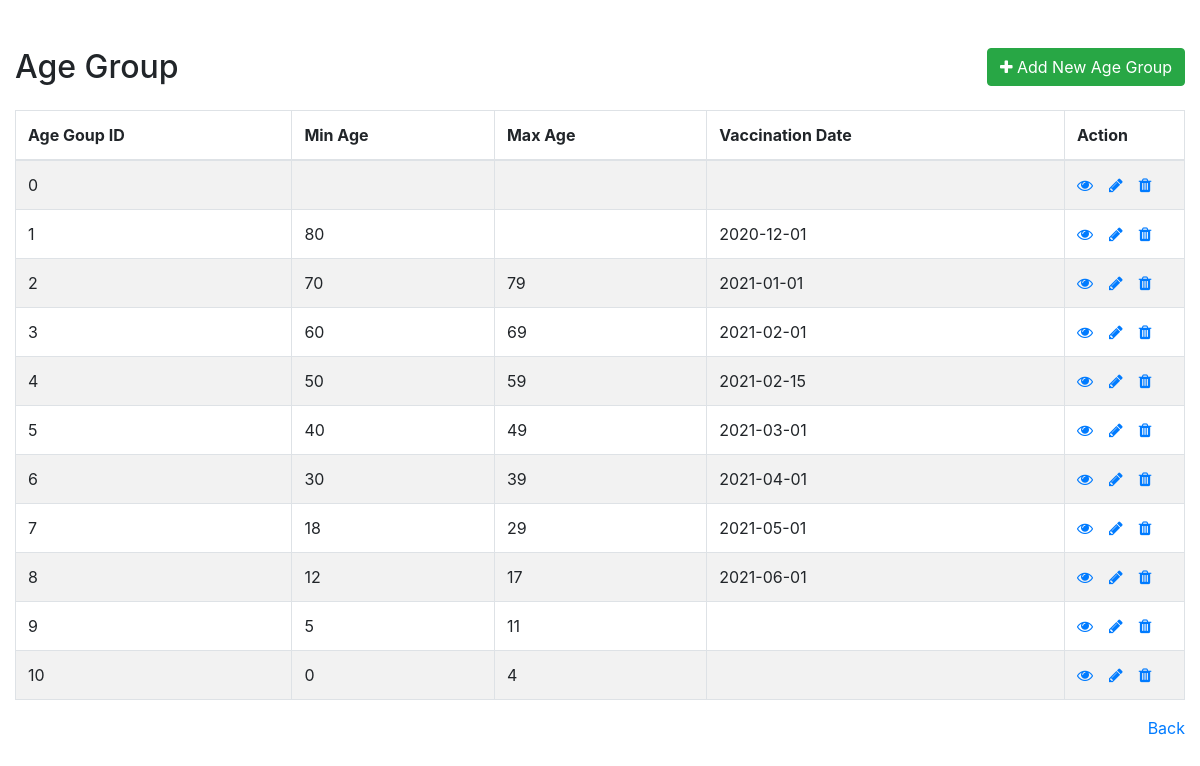
/php/age_group/age_group.php, run on an earlier commit of the app's database.
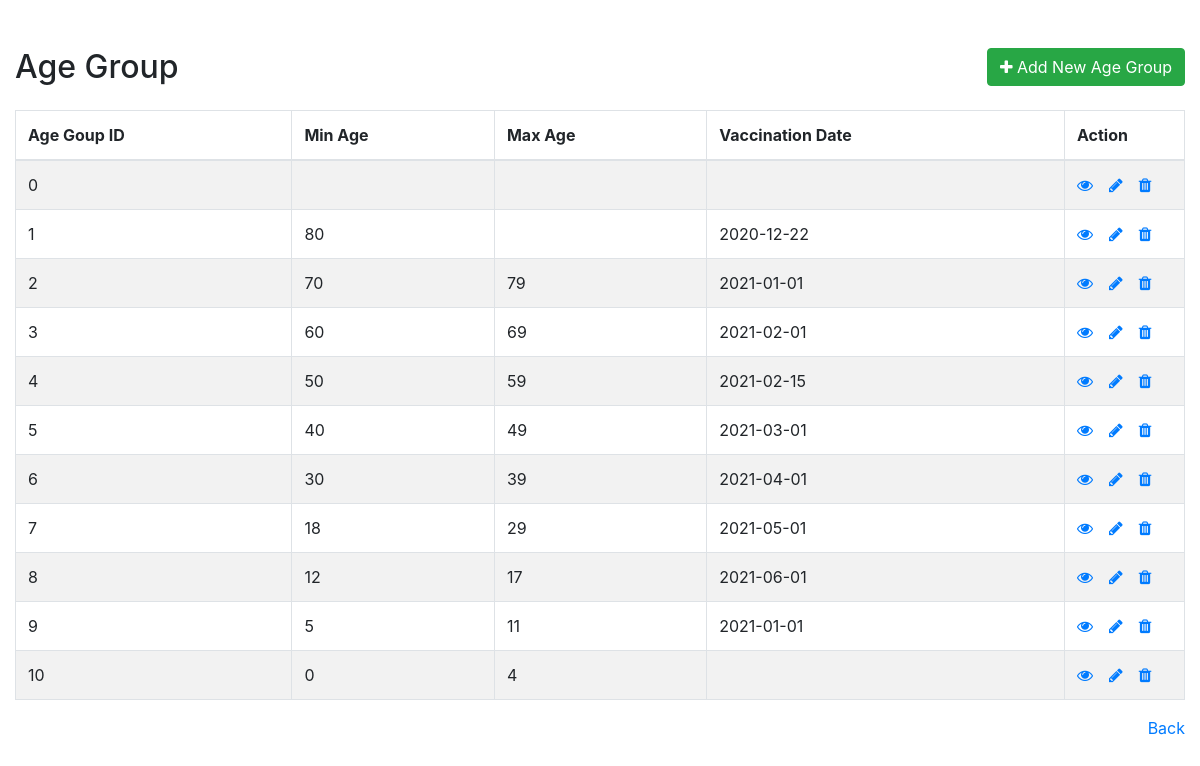
And on a later commit of the database.
### tables this page shows
CREATE TABLE `age_group` (
  `age_group_id` int NOT NULL COMMENT 'primary key',
  `vaccination_date` date DEFAULT NULL COMMENT 'date available for vaccination',
  `min_age` mediumint DEFAULT NULL COMMENT 'minimum age in the group (inclusive)',
  `max_age` mediumint DEFAULT NULL COMMENT 'maximum age in the group (inclusive)',
  PRIMARY KEY (`age_group_id`)
);

### php/age_group/age_group.php (the view, shortened to what this page needs)
<!DOCTYPE html>
<html lang="en">
<head>
    <link rel="stylesheet" href="https://maxcdn.bootstrapcdn.com/font-awesome/4.7.0/css/font-awesome.min.css">
    <link rel="stylesheet" href="https://cdn.jsdelivr.net/npm/bootstrap@4.6.1/dist/css/bootstrap.min.css">
</head>
<body>
    <div class="wrapper">
        <div class="container-fluid">
            <div class="row">
                <div class="col-md-12">
                    <div class="mt-5 mb-3 clearfix">
                        <h2 class="pull-left">Age Group</h2>
                        <a href="create.php" class="btn btn-success pull-right"><i class="fa fa-plus"></i> Add New Age Group</a>
                    </div>
                    <?php
                    $link = connect();
                    $sql = "SELECT * FROM age_group ORDER BY age_group_id ASC";
                    if ($result = mysqli_query($link, $sql)) {
                        if (mysqli_num_rows($result) > 0) {
                            echo '<table class="table table-bordered table-striped">';
                            echo "<thead>";
                            echo "<tr>";
                            echo "<th>Age Goup ID</th>";
                            echo "<th>Min Age</th>";
                            echo "<th>Max Age</th>";
                            echo "<th>Vaccination Date</th>";
                            echo "<th>Action</th>";
                            echo "</tr>";
                            echo "</thead>";
                            echo "<tbody>";
                            while ($row = mysqli_fetch_array($result)) {
                                echo "<tr>";
                                echo "<td>" . $row['age_group_id'] . "</td>";
                                echo "<td>" . $row['min_age'] . "</td>";
                                echo "<td>" . $row['max_age'] . "</td>";
                                echo "<td>" . $row['vaccination_date'] . "</td>";
                                echo "<td>";
                                echo '<a href="read.php?age_group_id=' . $row['age_group_id'] . '" class="mr-3" title="View Record" data-toggle="tooltip"><span class="fa fa-eye"></span></a>';
                                echo '<a href="update.php?age_group_id=' . $row['age_group_id'] . '" class="mr-3" title="Update Record" data-toggle="tooltip"><span class="fa fa-pencil"></span></a>';
                                echo '<a href="delete.php?age_group_id=' . $row['age_group_id'] . '" title="Delete Record" data-toggle="tooltip"><span class="fa fa-trash"></span></a>';
                                echo "</td>";
                                echo "</tr>";
                            }
                            echo "</tbody>";
                            echo "</table>";
                        } else {
                            echo '<div class="alert alert-danger"><em>No records were found.</em></div>';
                        }
                    } else {
                        echo "Oops! Something went wrong. Please try again later.";
                    }
                    ?>
                    <p class="pull-right"><a href="../../manage.php">Back</a></p>
                </div>
            </div>
        </div>
    </div>
</body>
</html>

### php/age_group/age_group.php (style rules this page uses)
table tr td:last-child { width: 120px; }

What changed in the data, as far as the page shows it:
changed age_group id 1: vaccination_date "2020-12-01" → "2020-12-22"
changed age_group id 9: vaccination_date (not shown) → "2021-01-01"
